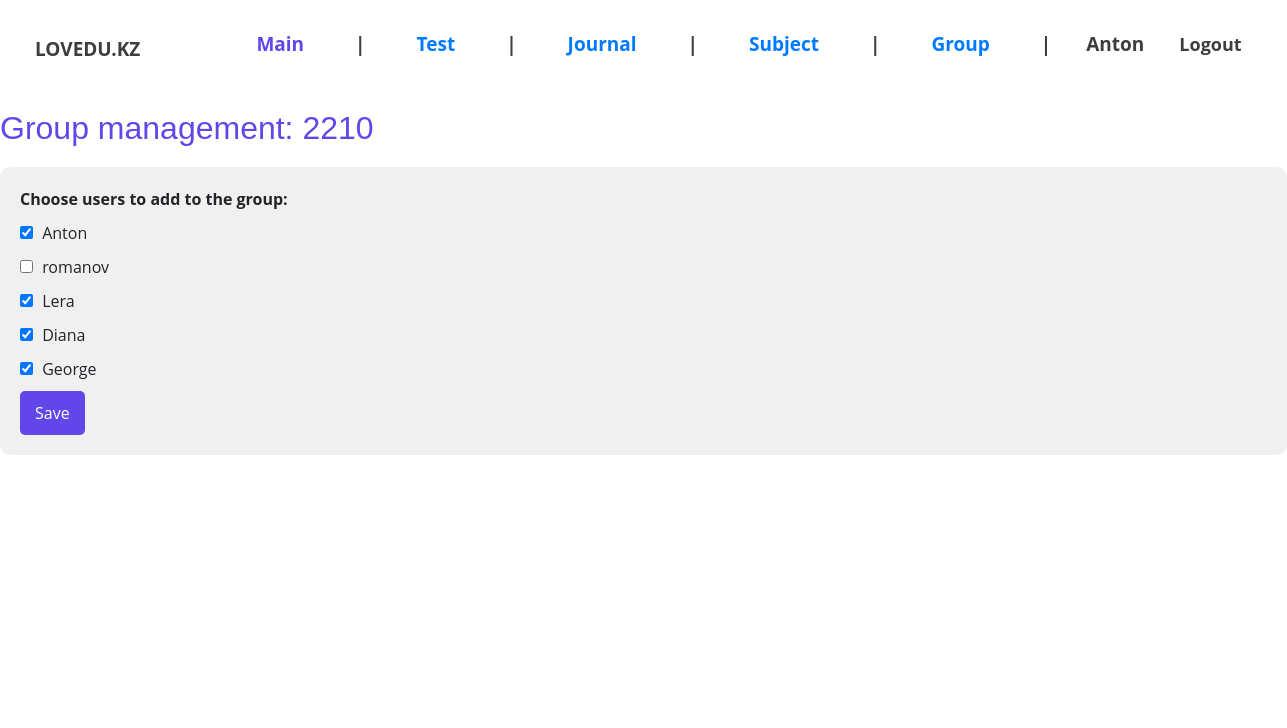
The app's page /manage_group_users/1/ (signed in) with its own data.
### Quiz/models.py (models this page shows, shortened)
class CustomUser(AbstractUser):
    id = models.AutoField(primary_key=True)
    custom_groups = models.ManyToManyField(
        'CustomGroup',
        verbose_name=_('custom groups'),
        blank=True,
        help_text=_('The custom groups this user belongs to.'),
        related_name="custom_user_groups",
        related_query_name="custom_user",
    )
    user_permissions = models.ManyToManyField(
        Permission,
        verbose_name=_('user permissions'),
        blank=True,
        help_text=_('Specific permissions for this user.'),
        related_name="custom_user_permissions",
        related_query_name="user",
    )
    USER_TYPE_CHOICES = (
        (1, 'student'),
        (2, 'teacher'),
        (3, 'admin'),
    )
    subjects = models.ManyToManyField('Subject', related_name='users', blank=True)
    user_type = models.PositiveSmallIntegerField(choices=USER_TYPE_CHOICES, default=3)

class CustomGroup(models.Model):
    name = models.CharField(max_length=200)
    year = models.IntegerField()
    subjects = models.ManyToManyField('Subject', related_name='custom_groups')

### Quiz/views.py (the view, shortened to what this page needs)
# urls.py: path('manage_group_users/<int:group_id>/', manage_group_users, name='manage_group_users'),
@login_required
@user_passes_test(lambda u: u.is_staff)
def manage_group_users(request, group_id):
    group = get_object_or_404(CustomGroup, id=group_id)
    users = CustomUser.objects.all()
    return render(request, 'Quiz/manage_group_users.html', {'group': group, 'users': users})

### Quiz/templates/Quiz/manage_group_users.html (shortened to what this page needs)
{% extends 'Quiz/dependencies.html' %}
{% load static %}
{% block content %}
<head>
     <link rel="stylesheet" href="{% static 'styles/mgu.css' %}">
</head>
<h2>Group management: {{ group.name }}</h2>
<form method="post">
    <div>
        <label>Choose users to add to the group:</label>
        {% for user in users %}
            <div>
                <input type="checkbox" name="users" value="{{ user.id }}"
                       {% if group in user.custom_groups.all %} checked {% endif %}>
                {{ user.username }}
            </div>
        {% endfor %}
    </div>
    <button type="submit">Save</button>
</form>
{% endblock %}

### Quiz/templates/Quiz/navbar.html (shortened to what this page needs)
{% load static %}
<head>
     <link rel="stylesheet" href="{% static 'styles/style.css' %}">
</head>
	<section class="secmain">
  <div id="menu">
      <p>LOVEDU.KZ</p>
  <div class="separator">
      <a class="nav-link" href="{% url 'home' %}"><span class="main" >Main</span></a>
      <span>|</span>
      {% if request.user.is_staff %}
        <a class="nav-link" href="{% url 'create_test' %}"><span class="test">Test</span></a>
    	<span>|</span>
      {% endif %}
       {% if request.user.is_staff %}
          <a class="nav-link" href="{% url 'journal' %}"><span class="journal">Journal</span></a>
     	<span>|</span>
            <a class="nav-link" href="{% url 'add_subject' %}"><span class="journal">Subject</span></a>
     	<span>|</span>
                  <a class="nav-link" href="{% url 'group_list' %}"><span class="journal">Group</span></a>
     	<span>|</span>
      {% endif %}
      {% if user.is_authenticated %}
      <span class="greet">{{request.user}}</span>
      {% endif %}
  <span ><a  class="greet" href="{% url 'logout' %}">Logout</a></span>
  </div>
</div>

### static/styles/style.css (style rules this page uses)
#menu { display: flex; align-items: center; }
#menu p { margin: 35px; font-size: 19px; color: #3D3D3D; }
#menu p, #menu .separator { margin-right: 100px; font-family: 'Open Sans', sans-serif; font-weight: bold; color: #3D3D3D; }
#menu .separator, #menu img { margin-right: 600px; }
.separator { display: flex; align-items: center; }
.separator span { margin-right: 35px; font-size: 19px; }
.separator .main { color: #6246EA; }
.secmain { width: 100%; height: 700px; background-color: white; }

### static/styles/mgu.css (style rules this page uses)
h2 { font-family: 'Peace Sans', sans-serif; color: #6246EA; margin-bottom: 20px; }
form { background-color: #F0F0F0; padding: 20px; border-radius: 10px; font-family: 'Open Sans', sans-serif; }
label { font-weight: bold; display: block; margin-bottom: 10px; }
div { margin-bottom: 10px; }
input[type="checkbox"] { margin-right: 5px; }
button { background-color: #6246EA; color: #FFFFFF; padding: 10px 15px; border: none; border-radius: 5px; cursor: pointer; font-family: 'Open Sans', sans-serif; }

### Quiz/templates/Quiz/navbar.html (style rules this page uses)
.greet { font-size: 18px; color: #3D3D3D; text-align: right; }

### records on screen
CustomUser: user "Anton", users "☑", username "Anton"
CustomGroup: name "2210"
CustomUser: username "romanov"
CustomUser: users "☑", username "Lera"
CustomUser: users "☑", username "Diana"
CustomUser: users "☑", username "George"
